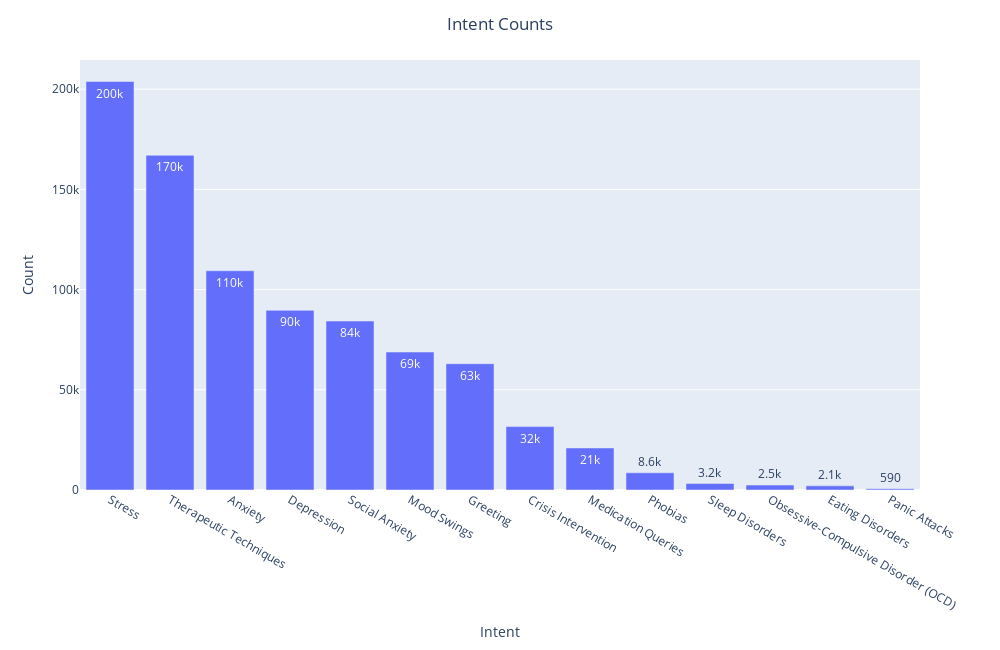

The notebook cell saved with this chart:
### Code cell
avg_price = dataset.groupby(["Intent"]).agg({"Questions" : "count"}).reset_index().sort_values(by=["Questions"], ascending=False)
fig = px.bar(avg_price, x='Intent', y='Questions',text_auto='.2s', labels={"Intent" : "Intent", "Questions" : "Count"})
fig.update_layout(title_text='Intent Counts', title_x=0.5, width=1000, height=650)
fig.show()

### Figure 1 — Plotly figure (JSON) as saved in the notebook; plotly's stock layout.template omitted (floating-point values rounded to 4 significant figures)
{"data": [{"alignmentgroup": "True", "hovertemplate": "Intent=%{x}<br>Count=%{y}<extra></extra>", "legendgroup": "", "marker": {"color": "#636efa", "pattern": {"shape": ""}}, "name": "", "offsetgroup": "", "orientation": "v", "showlegend": false, "textposition": "auto", "texttemplate": "%{y:.2s}", "type": "bar", "x": ["Stress", "Therapeutic Techniques", "Anxiety", "Depression", "Social Anxiety", "Mood Swings", "Greeting", "Crisis Intervention", "Medication Queries", "Phobias", "Sleep Disorders", "Obsessive-Compulsive Disorder (OCD)", "Eating Disorders", "Panic Attacks"], "xaxis": "x", "y": [203857, 167012, 109419, 89647, 84314, 68837, 63024, 31635, 20977, 8578, 3235, 2475, 2080, 585], "yaxis": "y"}], "layout": {"barmode": "relative", "height": 650, "legend": {"tracegroupgap": 0}, "margin": {"t": 60}, "title": {"text": "Intent Counts", "x": 0.5}, "width": 1000, "xaxis": {"anchor": "y", "domain": [0, 1], "title": {"text": "Intent"}}, "yaxis": {"anchor": "x", "domain": [0, 1], "title": {"text": "Count"}}}}
